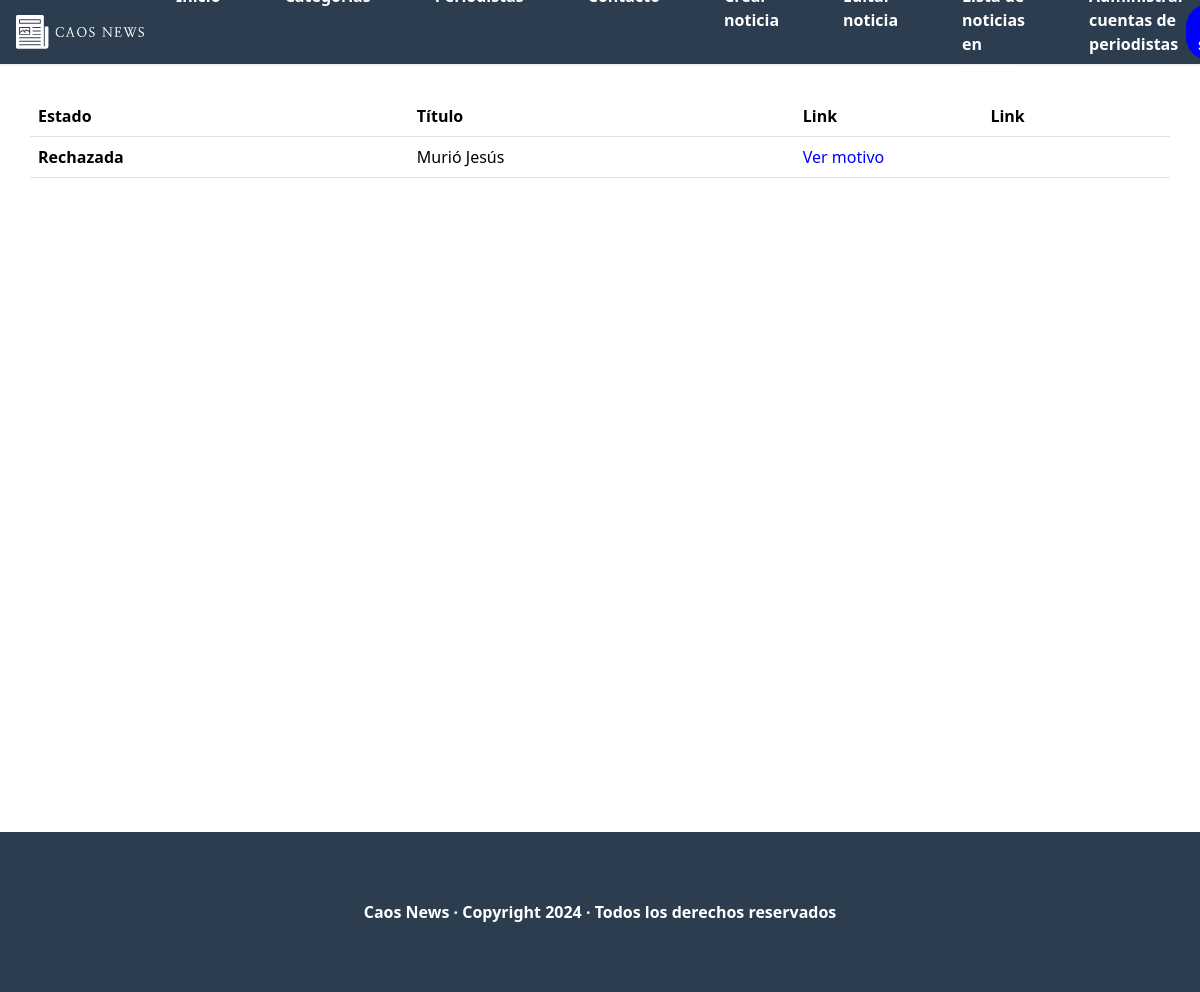
The page /lista_noticias_publicadas on the database as committed earlier.
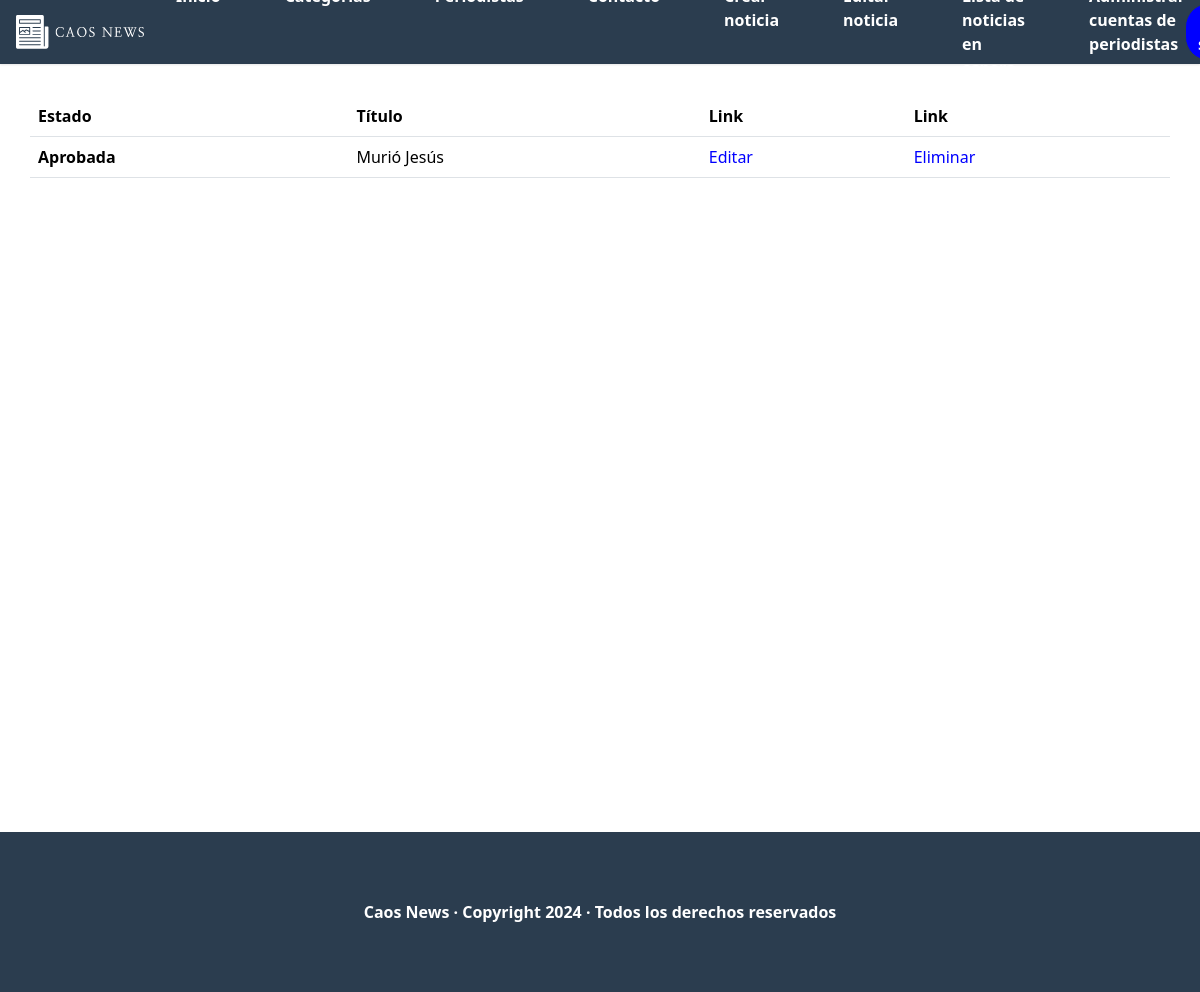
The same page on the database as committed later.
### core/models.py (models this page shows, shortened)
class Noticia(models.Model):
    titulo = models.CharField(max_length=50, unique=True)
    ubicacion = models.CharField(max_length=50)
    fecha = models.DateField(auto_now=True)
    portada = models.ImageField(upload_to='portadas_noticias', blank=False, default='portada.jpg')
    cuerpo = models.TextField()
    id_autor = models.ForeignKey(Usuario, on_delete=models.RESTRICT)
    id_categoria = models.ForeignKey(CategoriaNoticia, on_delete=models.RESTRICT)
    id_estado_noticia = models.ForeignKey(EstadoNoticia, on_delete=models.RESTRICT)

class EstadoNoticia(models.Model):
    descripcion = models.CharField(max_length=30)

### core/views.py (the view)
# urls.py: path('lista_noticias_publicadas', lista_noticias_publicadas, name='lista_noticias_publicadas'),
def lista_noticias_publicadas(request):
    list_noticias = Noticia.objects.filter(id_autor=1)
    aux = {
        'lista_noticias' : list_noticias
    }
    return render(request, 'core/paginas/periodista/lista_noticias_publicadas.html', aux)

### core/templates/core/paginas/periodista/lista_noticias_publicadas.html
{% extends 'core/base.html'%}
{% load static %}
{% block estilo %}
  <link rel="stylesheet" href="{% static 'core/css/lista_noticias_publicadas.css' %}">
{% endblock %}
{% block content %}
  <main>
    <table class="table container">
      <thead>
        <tr>
          <th scope="col">Estado</th>
          <th scope="col">Título</th>
          <th scope="col">Link</th>
          <th scope="col">Link</th>
        </tr>
      </thead>
      <tbody>
        {% for noticia in lista_noticias %}
          <tr>
            <th scope="row">{{noticia.id_estado_noticia.descripcion}}</th>
            <td>{{noticia.titulo}}</td>
            {% if noticia.id_estado_noticia.id != 3 %}
              <td class="link"><a href="{% url 'editar_noticia' noticia.id %}">Editar</a></td>
              <td class="link"><a href="{% url 'eliminar_noticia' noticia.id %}">Eliminar</a></td>
            {% else %}
              <td class="link" colspan="2"><a href="{% url 'noticia_rechazada' noticia.id %}">Ver motivo</a></td>
            {% endif %}
          </tr>
        {% endfor %}
      </tbody>
    </table>
  </main>
{% endblock %}

Rows that differ between the two databases and show on the page:
changed Noticia "Murió Jesús": id_estado_noticia.descripcion "Rechazada" → "Aprobada"; id_estado_noticia_id "Ver motivo" → "Editar Eliminar"
